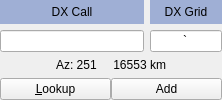
          <widget class="QWidget" name="DX_controls_widget" native="true">
           <property name="sizePolicy">
            <sizepolicy hsizetype="Preferred" vsizetype="Maximum">
             <horstretch>0</horstretch>
             <verstretch>0</verstretch>
            </sizepolicy>
           </property>
           <layout class="QGridLayout" name="gridLayout_2" columnstretch="2,1">
            <property name="leftMargin">
             <number>0</number>
            </property>
            <property name="topMargin">
             <number>0</number>
            </property>
            <property name="rightMargin">
             <number>0</number>
            </property>
            <property name="bottomMargin">
             <number>0</number>
            </property>
            <item row="0" column="0">
             <widget class="QLabel" name="label_3">
              <property name="sizePolicy">
               <sizepolicy hsizetype="Expanding" vsizetype="Preferred">
                <horstretch>0</horstretch>
                <verstretch>0</verstretch>
               </sizepolicy>
              </property>
              <property name="palette">
               <palette>
                <active>
                 <colorrole role="Base">
                  <brush brushstyle="SolidPattern">
                   <color alpha="255">
                    <red>252</red>
                    <green>252</green>
                    <blue>252</blue>
                   </color>
                  </brush>
                 </colorrole>
                 <colorrole role="Window">
                  <brush brushstyle="SolidPattern">
                   <color alpha="255">
                    <red>159</red>
                    <green>175</green>
                    <blue>213</blue>
                   </color>
                  </brush>
                 </colorrole>
                </active>
                <inactive>
                 <colorrole role="Base">
                  <brush brushstyle="SolidPattern">
                   <color alpha="255">
                    <red>252</red>
                    <green>252</green>
                    <blue>252</blue>
                   </color>
                  </brush>
                 </colorrole>
                 <colorrole role="Window">
                  <brush brushstyle="SolidPattern">
                   <color alpha="255">
                    <red>159</red>
                    <green>175</green>
                    <blue>213</blue>
                   </color>
                  </brush>
                 </colorrole>
                </inactive>
                <disabled>
                 <colorrole role="Base">
                  <brush brushstyle="SolidPattern">
                   <color alpha="255">
                    <red>159</red>
                    <green>175</green>
                    <blue>213</blue>
                   </color>
                  </brush>
                 </colorrole>
                 <colorrole role="Window">
                  <brush brushstyle="SolidPattern">
                   <color alpha="255">
                    <red>159</red>
                    <green>175</green>
                    <blue>213</blue>
                   </color>
                  </brush>
                 </colorrole>
                </disabled>
               </palette>
              </property>
              <property name="autoFillBackground">
               <bool>true</bool>
              </property>
              <property name="text">
               <string>DX Call</string>
              </property>
              <property name="alignment">
               <set>Qt::AlignCenter</set>
              </property>
              <property name="margin">
               <number>5</number>
              </property>
              <property name="indent">
               <number>2</number>
              </property>
              <property name="buddy">
               <cstring>dxCallEntry</cstring>
              </property>
             </widget>
            </item>
            <item row="0" column="1">
             <widget class="QLabel" name="label_4">
              <property name="sizePolicy">
               <sizepolicy hsizetype="Expanding" vsizetype="Preferred">
                <horstretch>0</horstretch>
                <verstretch>0</verstretch>
               </sizepolicy>
              </property>
              <property name="palette">
               <palette>
                <active>
                 <colorrole role="Base">
                  <brush brushstyle="SolidPattern">
                   <color alpha="255">
                    <red>252</red>
                    <green>252</green>
                    <blue>252</blue>
                   </color>
                  </brush>
                 </colorrole>
                 <colorrole role="Window">
                  <brush brushstyle="SolidPattern">
                   <color alpha="255">
                    <red>159</red>
                    <green>175</green>
                    <blue>213</blue>
                   </color>
                  </brush>
                 </colorrole>
                </active>
                <inactive>
                 <colorrole role="Base">
                  <brush brushstyle="SolidPattern">
                   <color alpha="255">
                    <red>252</red>
                    <green>252</green>
                    <blue>252</blue>
                   </color>
                  </brush>
                 </colorrole>
                 <colorrole role="Window">
                  <brush brushstyle="SolidPattern">
                   <color alpha="255">
                    <red>159</red>
                    <green>175</green>
                    <blue>213</blue>
                   </color>
                  </brush>
                 </colorrole>
                </inactive>
                <disabled>
                 <colorrole role="Base">
                  <brush brushstyle="SolidPattern">
                   <color alpha="255">
                    <red>159</red>
                    <green>175</green>
                    <blue>213</blue>
                   </color>
                  </brush>
                 </colorrole>
                 <colorrole role="Window">
                  <brush brushstyle="SolidPattern">
                   <color alpha="255">
                    <red>159</red>
                    <green>175</green>
                    <blue>213</blue>
                   </color>
                  </brush>
                 </colorrole>
                </disabled>
               </palette>
              </property>
              <property name="autoFillBackground">
               <bool>true</bool>
              </property>
              <property name="text">
               <string>DX Grid</string>
              </property>
              <property name="alignment">
               <set>Qt::AlignCenter</set>
              </property>
              <property name="margin">
               <number>5</number>
              </property>
              <property name="indent">
               <number>2</number>
              </property>
              <property name="buddy">
               <cstring>dxGridEntry</cstring>
              </property>
             </widget>
            </item>
            <item row="1" column="0">
             <widget class="QLineEdit" name="dxCallEntry">
              <property name="sizePolicy">
               <sizepolicy hsizetype="Expanding" vsizetype="Fixed">
                <horstretch>0</horstretch>
                <verstretch>0</verstretch>
               </sizepolicy>
              </property>
              <property name="toolTip">
               <string>Callsign of station to be worked</string>
              </property>
              <property name="maxLength">
               <number>11</number>
              </property>
              <property name="alignment">
               <set>Qt::AlignCenter</set>
              </property>
             </widget>
            </item>
            <item row="1" column="1">
             <widget class="QLineEdit" name="dxGridEntry">
              <property name="sizePolicy">
               <sizepolicy hsizetype="Expanding" vsizetype="Fixed">
                <horstretch>0</horstretch>
                <verstretch>0</verstretch>
               </sizepolicy>
              </property>
              <property name="toolTip">
               <string>Locator of station to be worked</string>
              </property>
              <property name="text">
               <string>`</string>
              </property>
              <property name="maxLength">
               <number>6</number>
              </property>
              <property name="alignment">
               <set>Qt::AlignCenter</set>
              </property>
             </widget>
            </item>
            <item row="2" column="0" colspan="2">
             <layout class="QGridLayout" name="gridLayout_4">
              <property name="horizontalSpacing">
               <number>0</number>
              </property>
              <property name="verticalSpacing">
               <number>6</number>
              </property>
              <item row="1" column="0">
               <widget class="QPushButton" name="lookupButton">
                <property name="toolTip">
                 <string>Search for callsign in database</string>
                </property>
                <property name="text">
                 <string>&amp;Lookup</string>
                </property>
               </widget>
              </item>
              <item row="1" column="1">
               <widget class="QPushButton" name="addButton">
                <property name="toolTip">
                 <string>Add callsign and locator to database</string>
                </property>
                <property name="text">
                 <string>Add</string>
                </property>
               </widget>
              </item>
              <item row="0" column="0" colspan="2">
               <widget class="QLabel" name="labAz">
                <property name="sizePolicy">
                 <sizepolicy hsizetype="Expanding" vsizetype="Preferred">
                  <horstretch>0</horstretch>
                  <verstretch>0</verstretch>
                 </sizepolicy>
                </property>
                <property name="autoFillBackground">
                 <bool>true</bool>
                </property>
                <property name="text">
                 <string>Az: 251     16553 km</string>
                </property>
                <property name="alignment">
                 <set>Qt::AlignCenter</set>
                </property>
                <property name="indent">
                 <number>4</number>
                </property>
               </widget>
              </item>
             </layout>
            </item>
           </layout>
          </widget>
